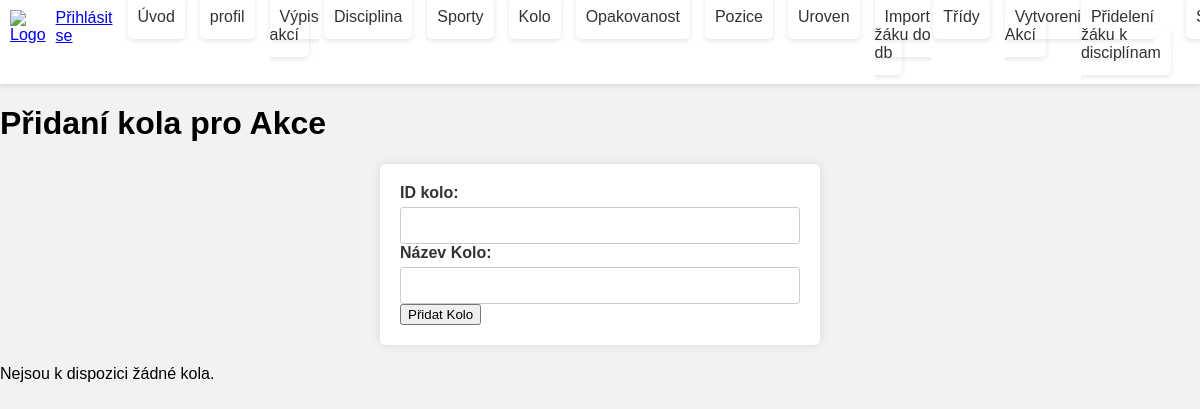
Before: /kolo with the older database file.
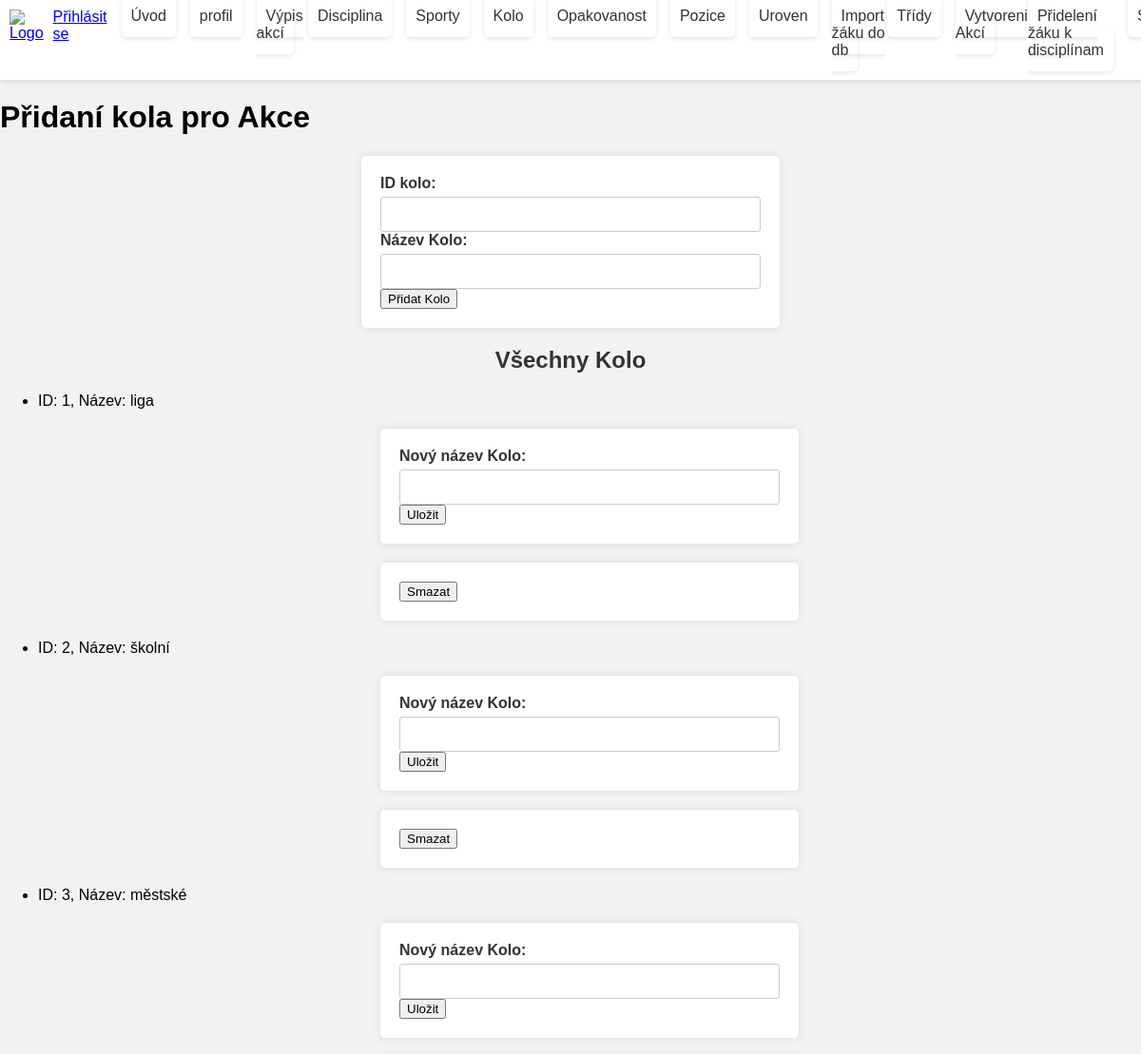
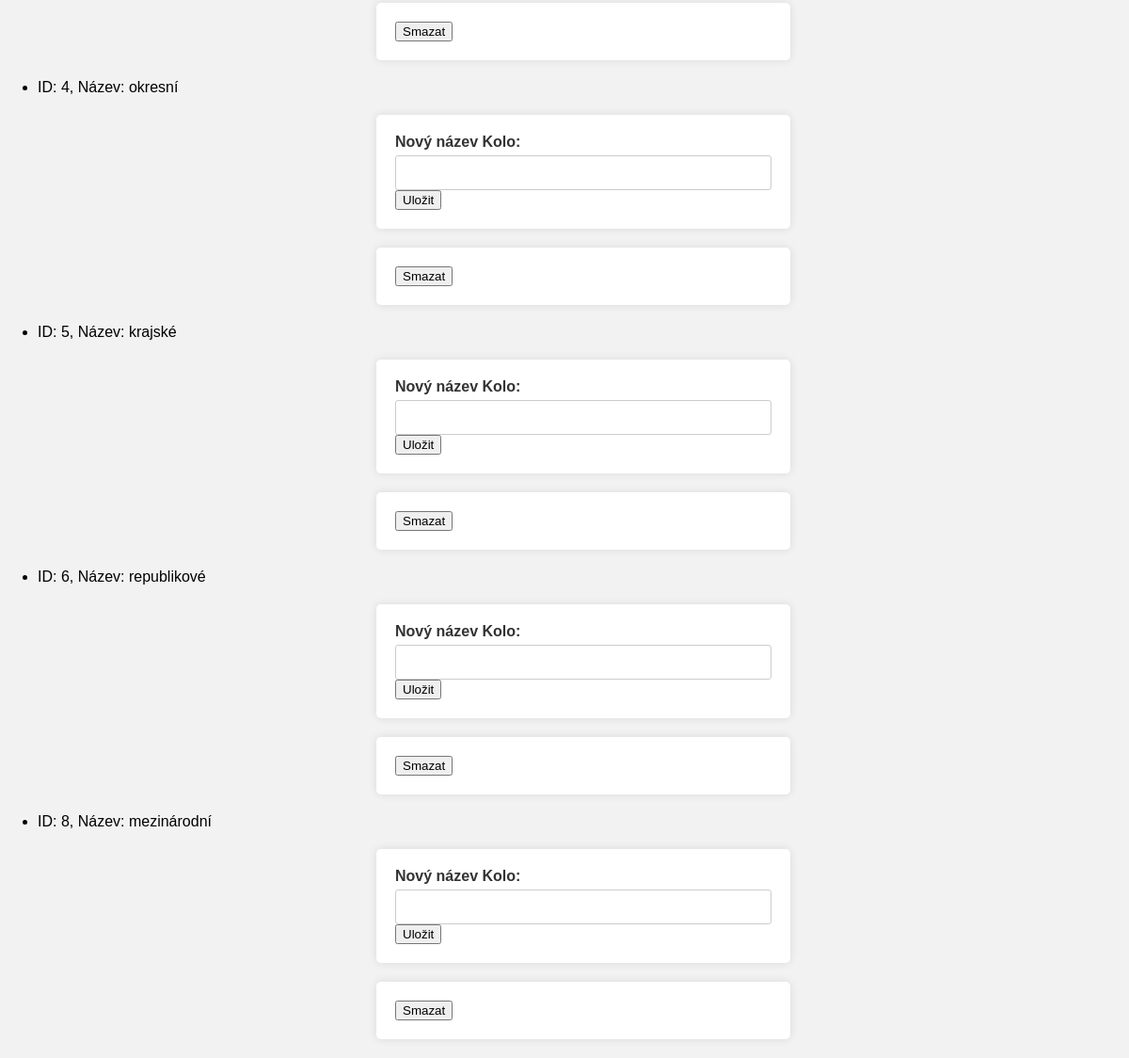
After: the same page with the newer database file (2 pictures, top to bottom).
### tables this page shows
CREATE TABLE `kolo` (
  `id_kolo` int(3) NOT NULL,
  `nazev_kolo` varchar(30) DEFAULT NULL
);

### kontrolery/Kontroler.php (called while the page is built, shortened)
<?php
abstract class Kontroler {
    protected $pohled = "";
    public function vypisPohled() {
        require "pohledy/{$this->pohled}.phtml";
    }
}

### index.php (called while the page is built, shortened)
<?php
$smerovac = new SmerovacKontroler();
$smerovac->zpracuj([$_SERVER["REQUEST_URI"]]);
$smerovac->vypisPohled();

### modely/Db.php (called while the page is built, shortened)
<?php
class Db {
  private static $spojeni;
  private static $nastaveni = array(
		PDO::ATTR_ERRMODE => PDO::ERRMODE_EXCEPTION,
		PDO::ATTR_EMULATE_PREPARES => false,
	);
  public static function pripoj($server, $uzivatel, $heslo, $databaze)
  {
	  if (!isset(self::$spojeni))
      {
        $dsn = "mysql:host=$server;dbname=$databaze;charset=utf8";
			 self::$spojeni = new PDO(
				$dsn,
				$uzivatel,
				$heslo,
				self::$nastaveni
			 );
	  }
	}
  public static function dotazVsechny($dotaz, $parametry = array()) {
		$navrat = self::$spojeni->prepare($dotaz);
		$navrat->execute($parametry);
		return $navrat->fetchAll();
	}
}

### modely/ModelyKolo.php (called while the page is built, shortened)
<?php
class ModelyKolo{
    public function vratVsechnyKolo() {
        $sql = "
            SELECT *
            FROM kolo
        ";
        $kolo = Db::dotazVsechny($sql);
        return $kolo;
      }
}
?>

### kontrolery/KoloKontroler.php (called while the page is built, shortened)
<?php
class KoloKontroler extends Kontroler {
    public function zpracuj($parametry) {
         $modelyKolo= new ModelyKolo();
        $kolo=$modelyKolo->vratVsechnyKolo();
    }
}

### kontrolery/SmerovacKontroler.php (called while the page is built, shortened)
<?php
class SmerovacKontroler extends Kontroler {
  public function zpracuj($parametry) {
     $url = $parametry[0];
     $castiCesty = $this->parsujURL($url);
     if (empty($castiCesty[0])) {
        $this->presmeruj("uvod");
     }
     else {
          $castNazvuKontroleru = array_shift($castiCesty);
          $nazevKontroleru = $this->pomlckyDoVelbloudiNotace($castNazvuKontroleru)
                              . "Kontroler";
          if (file_exists("kontrolery/$nazevKontroleru.php")) {
            $this->kontroler = new $nazevKontroleru;
            $this->kontroler->zpracuj($castiCesty);
          } else {
            $this->presmeruj("chyba");
          }
     }
  }
  private function pomlckyDoVelbloudiNotace($text) {
      $text = str_replace("-", " ", $text);
      $text = ucwords($text);
      $text = str_replace(" ", "", $text);
      return $text;
  }
  private function parsujURL($url) {
      $naparsovanaURL = parse_url($url);
      $cesta = $naparsovanaURL["path"];
      $cesta = ltrim($cesta, "/");
      $cesta = trim($cesta);
      $rozdelenaCesta = explode("/", $cesta);
      return $rozdelenaCesta;
  }
}
?>

### pohledy/kolo.phtml (the view, shortened to what this page needs)
<h1>Přidaní kola pro Akce</h1>
<form  method="post">
    <label for="id_kolo">ID kolo:</label>
    <input type="number" name="id_kolo" >
    <label for="nazev_kolo">Název Kolo:</label>
    <input type="text" name="nazev_kolo" required>
    <button type="submit" name="pridej">Přidat Kolo</button>
</form>
<?php if (isset($this->data['kolo']) && !empty($this->data['kolo'])): ?>
    <h2>Všechny Kolo</h2>
    <ul>
    <?php foreach ($this->data['kolo'] as $kolo): ?>
            <li>ID: <?php echo $kolo['id_kolo']; ?>, Název: <?php echo $kolo['nazev_kolo']; ?>
            <form method="post">
            <label for="novy_nazev_kolo">Nový název Kolo:</label>
            <input type="text" name="novy_nazev_kolo" required>
            <button type="submit" name="ulozit">Uložit</button>
</form>
                <form method="post">
                    <button type="submit" name="smazat">Smazat</button>
                </form>
            </li>
        <?php endforeach; ?>
    </ul>
<?php else: ?>
    <p>Nejsou k dispozici žádné kola.</p>
<?php endif; ?>

Changed rows visible on the page:
added kolo: id_kolo "1", nazev_kolo "liga"
added kolo: id_kolo "2", nazev_kolo "školní"
added kolo: id_kolo "3", nazev_kolo "městské"
added kolo: id_kolo "4", nazev_kolo "okresní"
added kolo: id_kolo "5", nazev_kolo "krajské"
added kolo: id_kolo "6", nazev_kolo "republikové"
added kolo: id_kolo "8", nazev_kolo "mezinárodní"
Other visible differences:
text no longer shown: "Nejsou k dispozici žádné kola."
text now shown: "Všechny Kolo"
